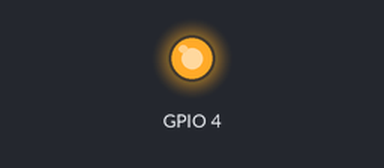
A sketch run on a simulated ESP8266 (NodeMCU). On the bench: output pins drawn as LEDs (lit = HIGH). WiFi joins after 1.5 s; servers stay silent unless stated; what the sketch prints to the serial monitor is not drawn.

Above: at 0.1 s.
At 1.1 s:
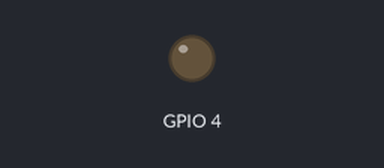
Timing chart, 0 to 2.6 s (numbered marks = the images above):
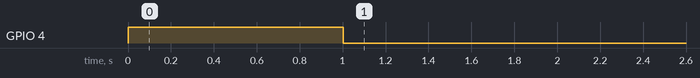

The sketch:

ESP-Firmware.ino
```cpp
#include <ESP8266WiFi.h>

char ssid[] = "pranav";
char pass[] = "pranav123";

byte ack[20];

IPAddress server(192,168,43,113);
WiFiClient client;

long int i = 0;

void setup(){

	pinMode(4, OUTPUT);
	digitalWrite(4, LOW);

	Serial.begin(115200);

	WiFi.begin(ssid, pass);
	while (WiFi.status() != WL_CONNECTED) {
		digitalWrite(4, HIGH);
		delay(1000);
		digitalWrite(4, LOW);
		delay(1000);
	}

}

void loop(){
if (client.connect(server, 8080))
  {
    while (client.connected() || client.available())
    {
      if (client.available())
      {
        String line = client.readStringUntil('\n');
        digitalWrite(4, HIGH);
        Serial.println(line);

        while(!Serial.available())
          delay(5);

        String resp = Serial.readString();

        resp.getBytes(ack, 20);
        client.write(ack, 20);
        i++;
      }
    }

    Serial.print(i);
    Serial.println("lines received");
    client.stop();

//    while(true){
//      delay(2000);
//    };
  }
}
```
